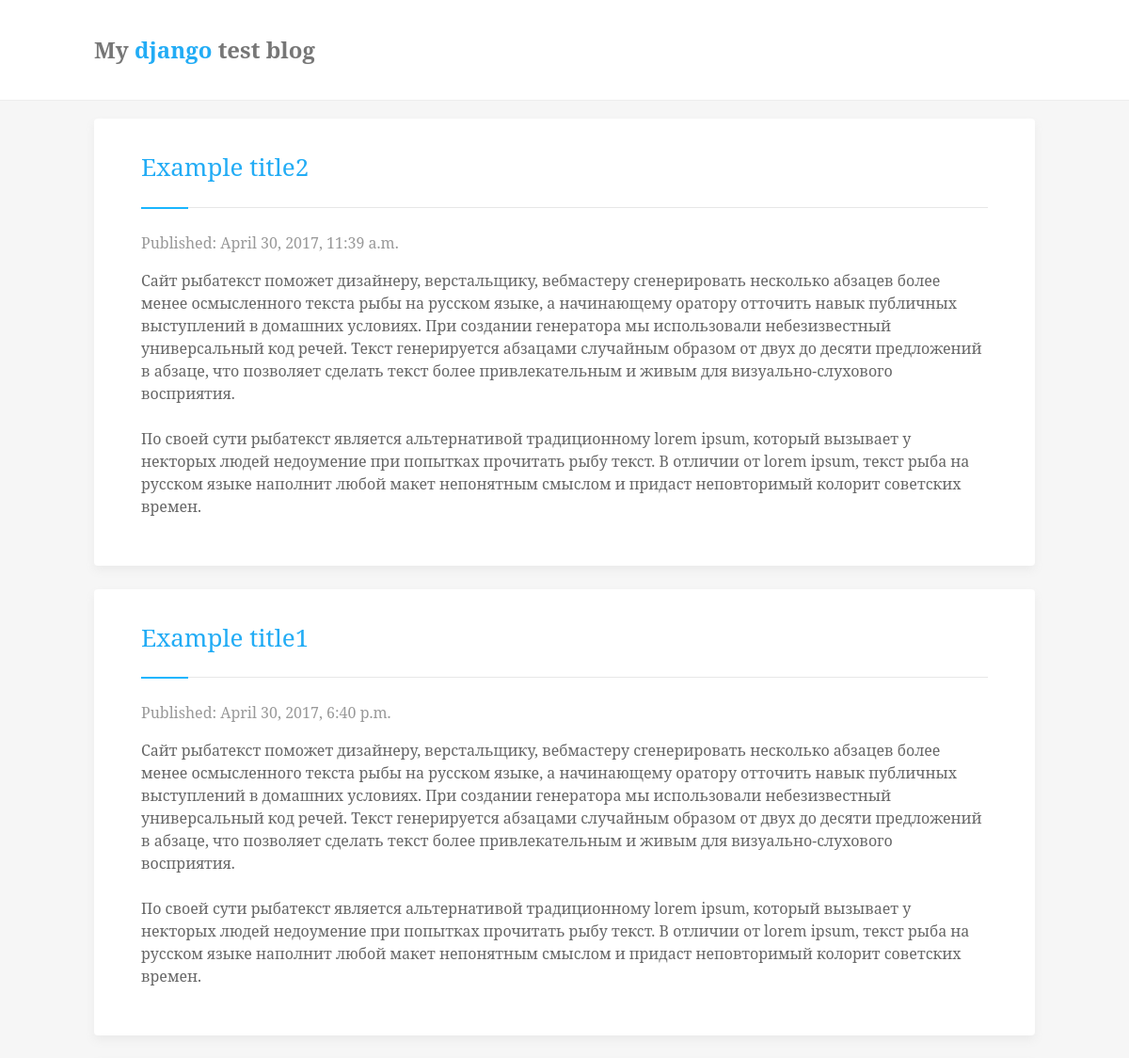
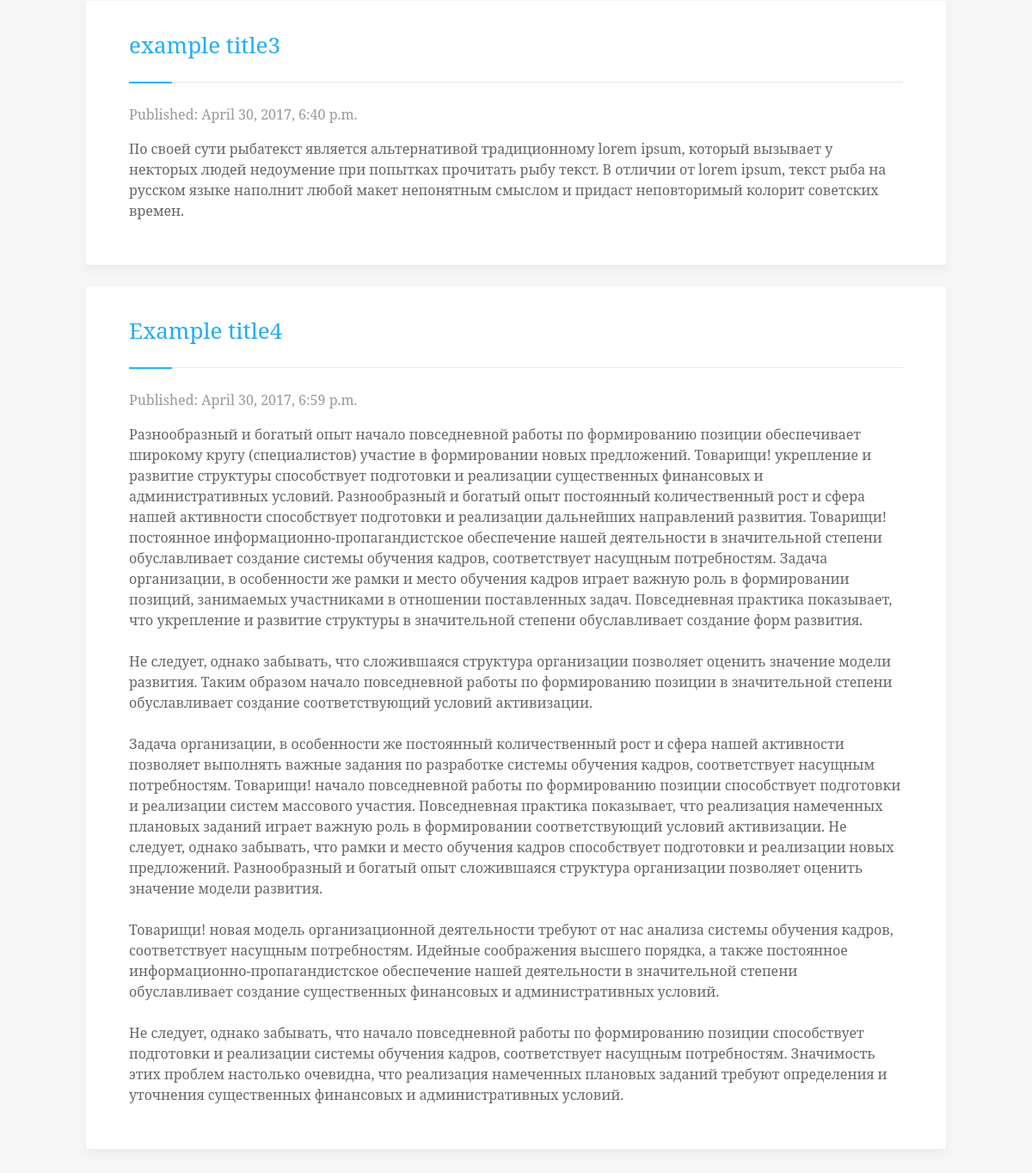
Before: / with the older database file (2 pictures, top to bottom).
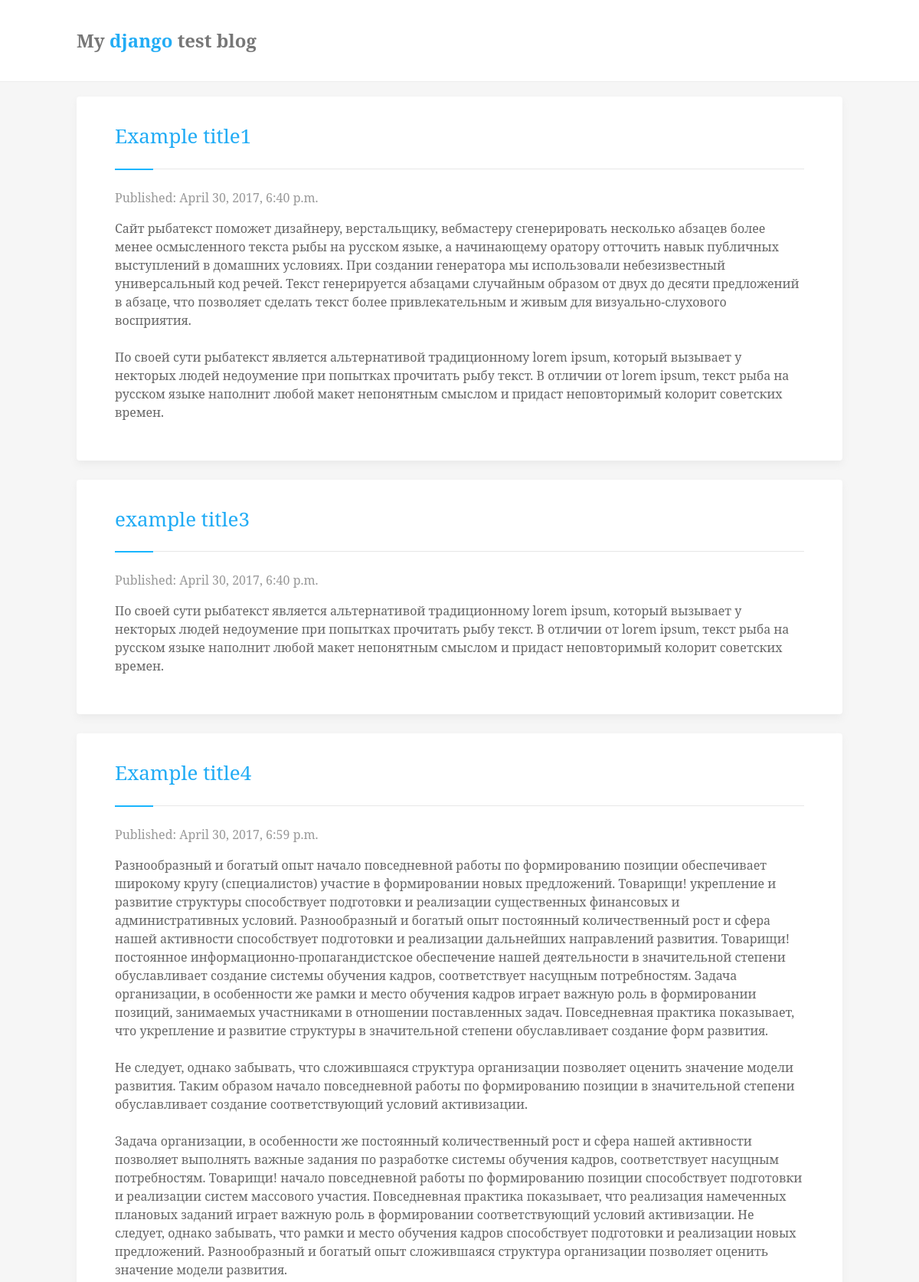
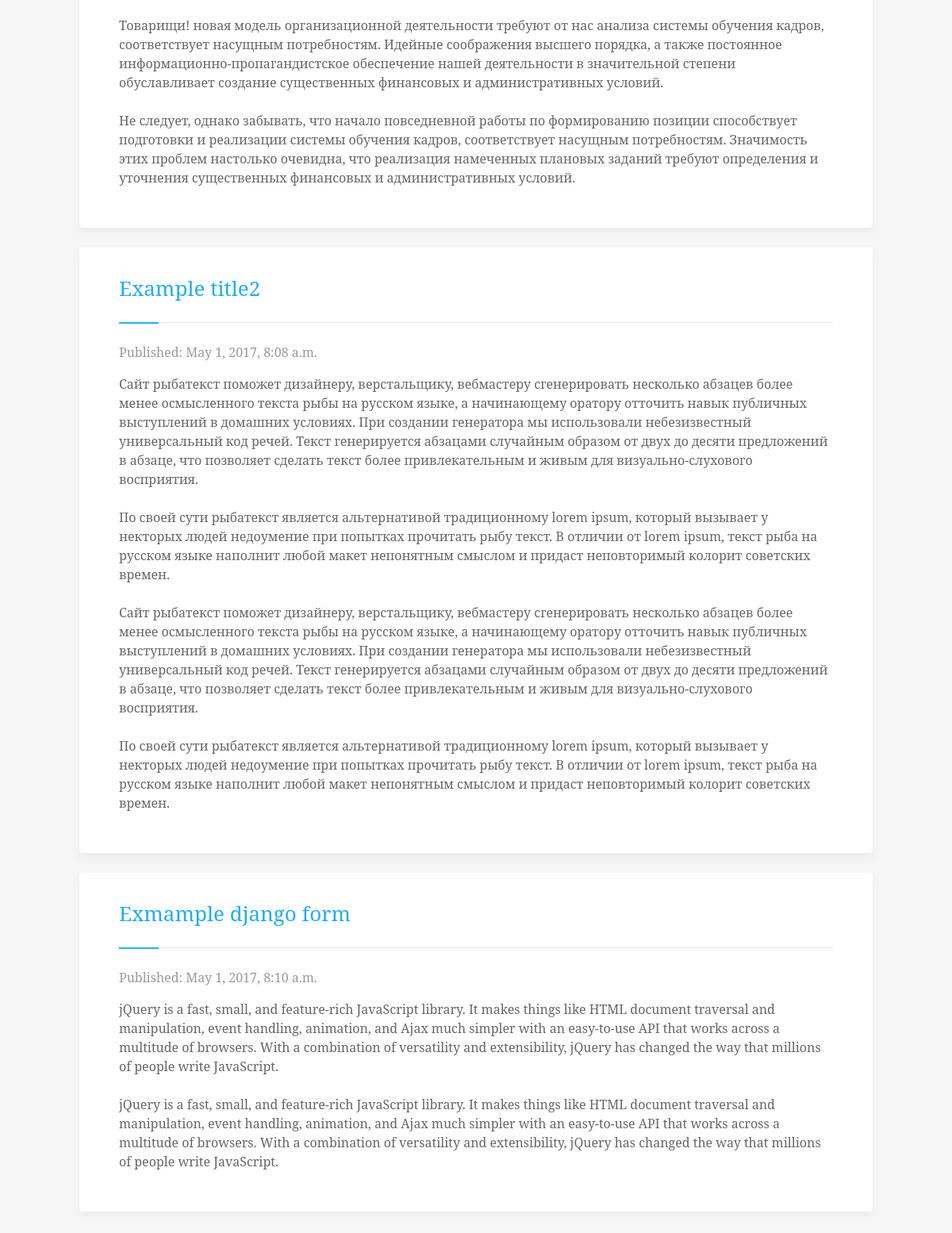
After: the same page with the newer database file (2 pictures, top to bottom).
### blog/models.py (models this page shows, shortened)
class Post(models.Model):
    author = models.ForeignKey('auth.User')
    title = models.CharField(max_length=200)
    text = models.TextField()
    created_date = models.DateTimeField(default=timezone.now)
    published_date = models.DateTimeField(blank=True, null=True)

### blog/views.py (the view)
# urls.py: url(r'^$', views.post_list, name='post_list'),
def post_list(request):
	posts = Post.objects.filter(published_date__lte=timezone.now()).order_by('published_date')
	return render(request, 'blog/post_list.html', {'posts': posts})

### blog/templates/blog/post_list.html
{% extends 'blog/base.html' %}
{% block content %}
    {% for post in posts %}
        <div class="post">
           <h2 class="title"><a href="{% url 'post_detail' pk=post.pk %}">{{ post.title }}</a></h2>
           <p class="date">Published: {{ post.published_date }}</p>
           <p>{{ post.text|linebreaksbr }}</p>
        </div>
    {% endfor %}
{% endblock content %}

Changed rows visible on the page:
changed Post "Example title2": published_date "April 30, 2017, 11:39 a.m." → "May 1, 2017, 8:08 a.m."; text "…неповторимый колорит советских времен." → "…неповторимый колорит советских времен. Сайт рыбатекст поможет дизайнеру, верстальщику, вебмастеру сгенерировать несколько абзацев более менее осмысленного текста рыбы на русском языке, а начинающему оратору отточить навык публичных выступлений в домашних условиях. При создании генератора мы использовали небезизвестный универсальный код речей. Текст генерируется абзацами случайным образом от двух до десяти предложений в абзаце, что позволяет сделать текст более привлекательным и живым для визуально-слухового восприятия. По своей сути рыбатекст является альтернативой традиционному lorem ipsum, который вызывает у некторых людей недоумение при попытках прочитать рыбу текст. В отличии от lorem…"; moves down the list
added Post: title "Exmample django form", published_date "May 1, 2017, 8:10 a.m.", text "jQuery is a fast, small, and feature-rich JavaScript library. It makes things like HTML document traversal and manipulation, event handling, animation, and Ajax much simpler with an easy-to-use API that works across a multitude of browsers. With a combination of versatility and extensibility, jQuery has changed the way that millions of people write JavaScript. jQuery is a fast, small, and feature-rich JavaScript library. It makes things like HTML document traversal and manipulation, event handling, animation, and Ajax much simpler with an easy-to-use API that works across a multitude of browsers. With a combination of versatility and extensibility, jQuery has changed the way that millions…"
